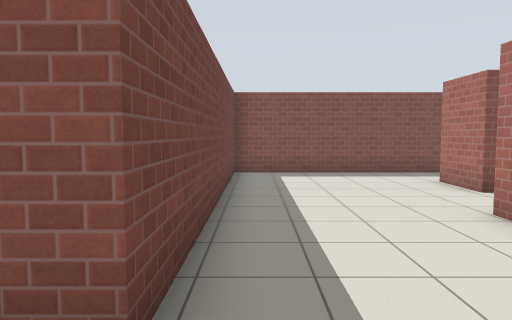
[1] (above)

17 first-person views from a walk through a Gazebo world. The camera is 1.2 m above the floor, tilts 4° down and sees 70° across. The lines on the ground mark 1 m squares. The floor is counted in squares, 1 m on a side. Each view is taken from the middle of a square. On the plan, view 1 faces up. The plan holds only what a view shows up to about 14 squares ahead; the rest is blank. Simple patterns stand in for the simulator's built-in surfaces.

[2]
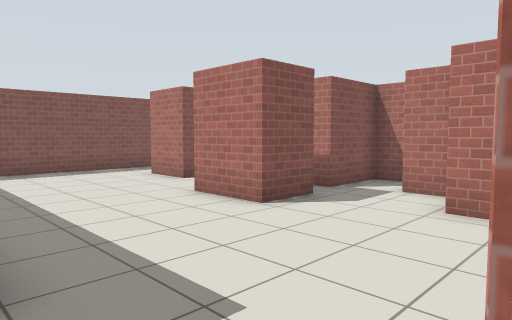

[3]
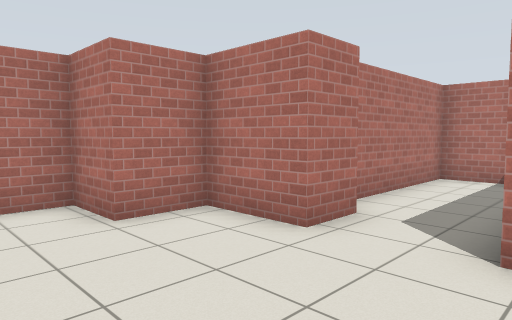

[4]
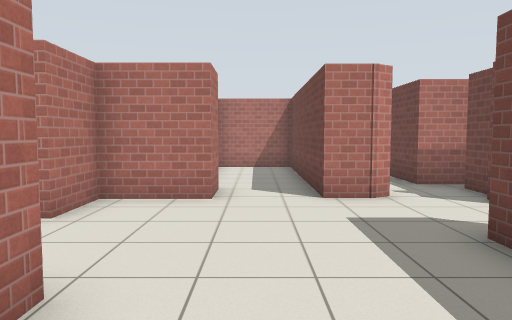

[5]
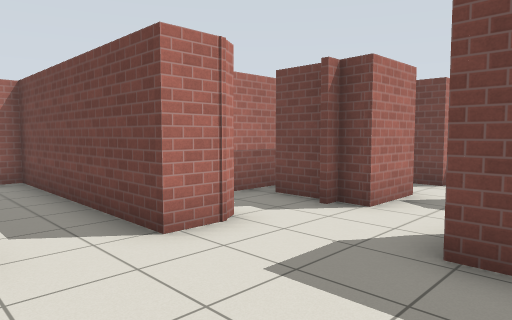

[6]
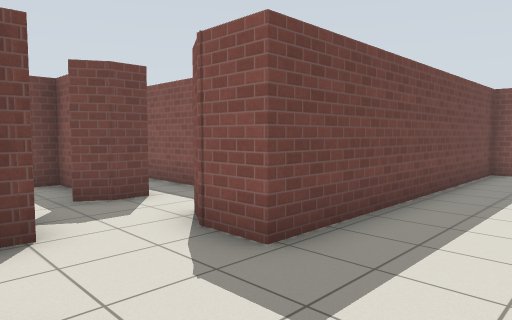

[7]
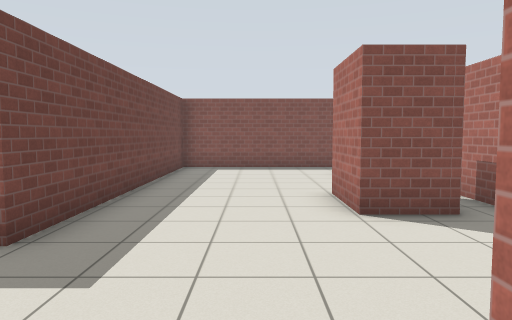

[8]
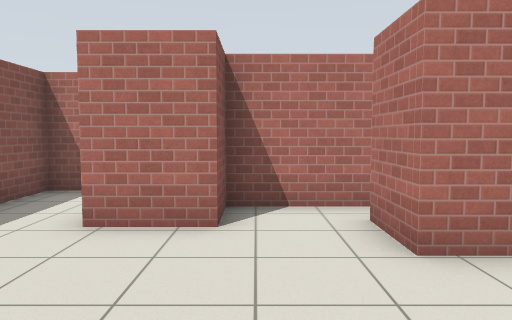

[9]
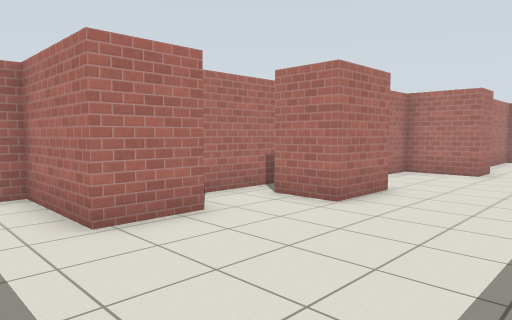

[10]
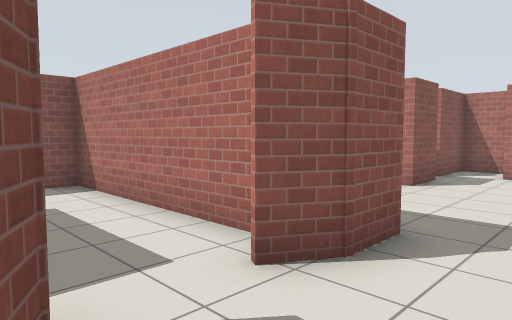

[11]
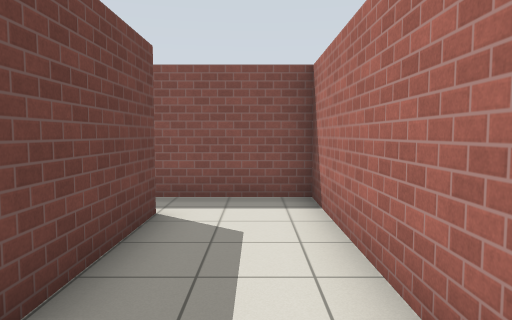

[12]
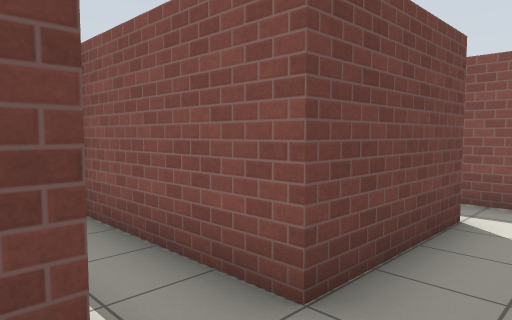

[13]
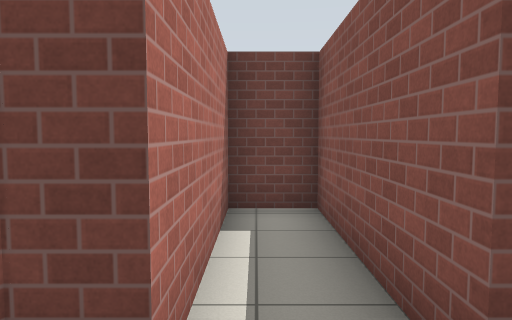

[14]
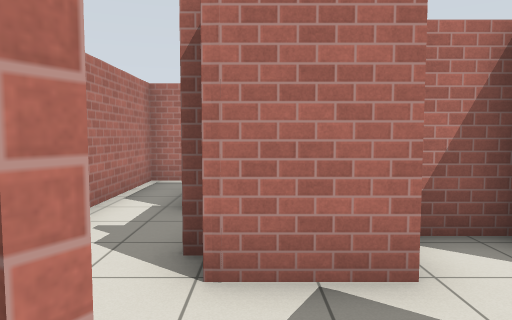

[15]
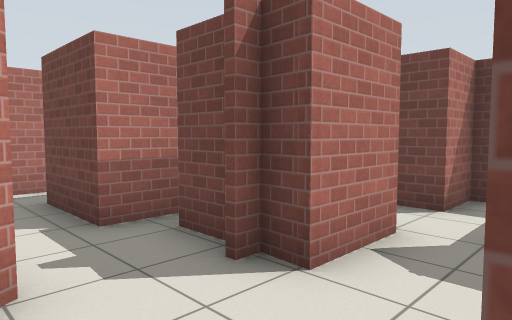

[16]
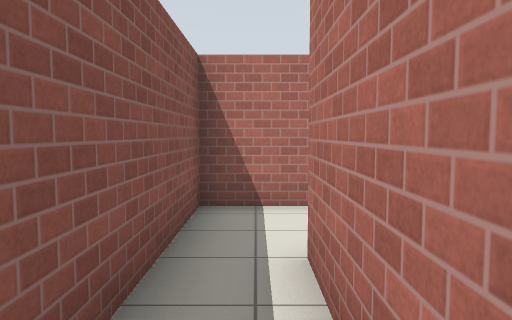

[17]
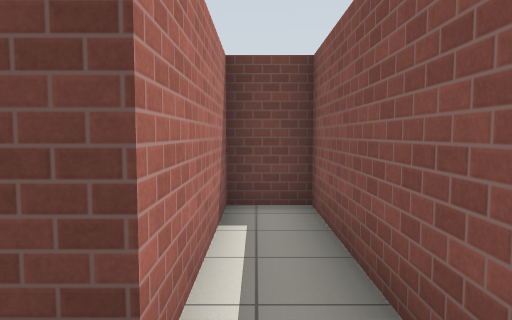

### Floor plan
Points are (right, up) in squares from view 1. A wall is a line through its corners. A room is listed if a view was taken in it or the views show most of it. See-through windows are left out.
Room 1 (views 1, 2, 3, 4, 5, 6, 7, 8, 9, 11, 12, 15)
walls: (5.1, 3.4) (3.5, 3.4) (3.5, 5.4) (5.1, 5.4); (-0.4, -0.8) (0.7, -0.8) (0.7, -7.5) (3.5, -7.5) (3.5, -3); (-0.7, -1.1) (-0.1, -0.8); (2.8, -2.1) (2.8, -0.8) (4.9, -0.8) (4.9, 0.8) (6.5, 0.8) (6.5, 2.3); (-2.6, -0.9) (-2.7, -2.1); (8.1, 2.4) (8.1, 3.6) (6, 3.6) (6, 7.5) (4.7, 7.5) (4.7, 9.2) (7.8, 9.2) (7.8, 11.4) (-0.7, 11.4) (-0.7, 1.8) (-1.9, 1.8) (-2.7, 2.3); (-4.5, 2.6) (-4.5, 1.9) (-4.9, 1.2); (-4.4, 0.1) (-2.6, 0.1) (-2.6, -0.6); (-3.5, -2.7) (-1.9, -2.7)
ways out: opening at (-5, 1) to room 2; opening at (-3.5, 2) to room 3; opening at (-1, -3)
Room 2 (view 10)
walls: (-6.5, 1.8) (-7.4, 1.8) (-7.4, 0.1) (-6, 0.1) (-6, -0.8); (-6.1, -1.2) (-4.9, -1.2)
ways out: opening at (-5, 1) to room 1
Room 3 (views 13, 14, 16, 17)
walls: (-1.9, 3.1) (-1.9, 9) (-9.1, 9) (-9.1, 7.5) (-4.5, 7.5) (-4.5, 4) (-8.9, 4) (-8.9, 2.6) (-4.5, 2.6)
ways out: opening at (-3.5, 2) to room 1

Where each view was taken, in squares from view 1:
view 1: 0 up, 0 right, facing up
view 2: 1 down, 1 left, facing up-right
view 3: 3 up, 0 right, facing down-right
view 4: 6 up, 2 right, facing down
view 5: 3 up, 3 right, facing down-left
view 6: 1 down, 2 right, facing up-left
view 7: 2 down, 2 right, facing up
view 8: 7 up, 0 right, facing right
view 9: 11 up, 0 right, facing down-right
view 10: 0 up, 5 left, facing up-right
view 11: 2 up, 3 left, facing up
view 12: 2 up, 3 left, facing up-left
view 13: 3 up, 3 left, facing left
view 14: 3 up, 3 left, facing down
view 15: 2 up, 0 right, facing down-left
view 16: 8 up, 8 left, facing right
view 17: 8 up, 3 left, facing left
